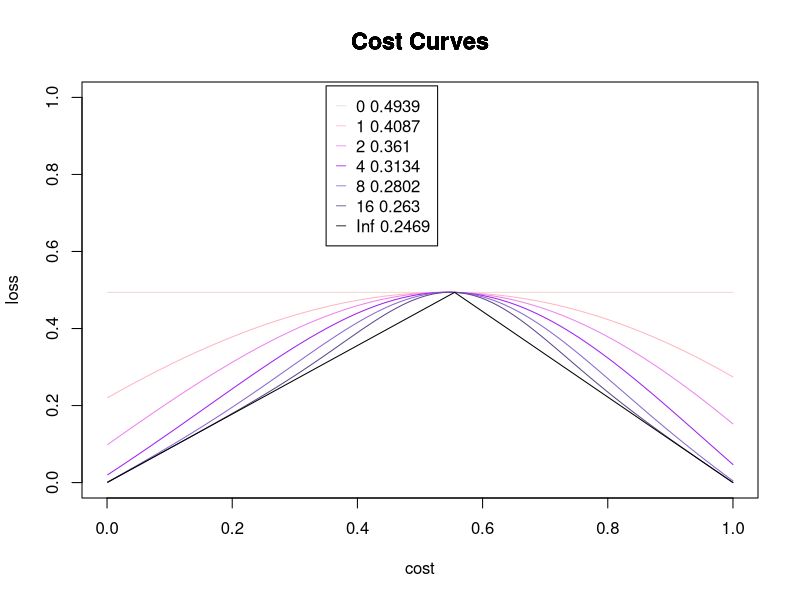

Here is the R script that generated this plot:

cline<-function (x,pend,vinit)
{
  return (pend*x+vinit)
}

pdf("explots/simulatedcurves.pdf")
valphabeta<-c(0,1,2,4,8,16,Inf)

mcolors<-c("mistyrose2", "lightpink","violet","purple","mediumpurple3","mediumpurple4","black")
steps <-1000
alphabeta<-2

proptest<-0.4447
x<-c(1:steps)/steps
l1<-cline(x,2*proptest,0)
l2<-cline(x,-2*(1-proptest),2*(1-proptest))
leg.txt <-c()
for (ia in 1:length(valphabeta)) 
{
  
  alphabeta<-valphabeta[ia]
  km<-1000
  fv<-c(1:km)
  
  for (it in 1:km) 
  {
    creal<-it/km
    
    
    
    if (alphabeta<Inf)
      {
      v<-pbeta(1-proptest,alphabeta*creal + 1,alphabeta-alphabeta*creal + 1)
      fv[it]<-2*((1-proptest)*(1 -creal -v)+ v*creal )
    }
    
    #fv[it]<-2*((v)*creal*proptest+(1-v)*(1-proptest-(1-proptest)*creal))
    #fv[it]<-2*((1-proptest) + (creal* (proptest-1)) + (v*(proptest+creal-1)))
    #fv[it]<-2*(((proptest-1)*(creal-1) ) + (v*(proptest+creal-1)))
    #fv[it]<-2*(1-proptest) +2*creal*(proptest-1)  + 2*v*creal + 2*(proptest-1)*v
    #fv[it]<-2*((1-proptest) -creal*(1-proptest)  + v*creal -(1-proptest)*v)
    
    if (alphabeta==Inf)
    {
      if (creal<(1-proptest)) fv[it]<-cline(creal,2*proptest,0)
      else fv[it]<-cline(creal,-2*(1-proptest),2*(1-proptest))
    }
  }
 if (ia==1) plot(c(0,1),c(0,0),xlab= "cost",ylab="loss", ylim=c(0,1), col="white",cex.main=0.8)
  title("Cost Curves", cex.main = 1.4)#0.7
  
  # plot(fv, ylim=c(0,1), type="l", col=mcolors[ia])
   lines(c(1:km)/km,fv, ylim=c(0,1), type="l", col=mcolors[ia])
  
  t1<-paste(alphabeta,format(mean(fv),digits=4))
  leg.txt <- c(leg.txt,t1)
}


y.leg <- c(4.5, 3, 2.1, 1.4, .7)
cexv  <- c(1.2, 1, 4/5, 2/3, 1/2)
#cols   <-c(2:(ncurv+1))
xoff<-0.35 #xoffset of the legend

j<-1
for (i in seq(cexv)) {
  legend(xoff, y.leg[i]+0.33, leg.txt, pch = "___", col = mcolors, cex = 2*cexv[i])
  j<-j+1
}

dev.off()
#plot(c(0,1),c(0,0), ylim=c(0,1), col="white",main=title,cex.main=0.8)
#plot(fv, ylim=c(0,1), type="l")

####alphabeta =2 
# mean (fv)
# 0.361046
##Integrant amb wofram
##v=integrate [CDF[BetaDistribution[(2*x + 1),(2-(2*x + 1)+2)],0.5553]] from 0 to 1= 0.567497
##Integrate[BetaRegularized[0.5553,2*x + 1,3-2*x ]x, {x,0,1}] = 0.217991

#print(2*(1-proptest) +(proptest-1) + 2 *0.217991+ 2*(proptest-1)*0.567497)
